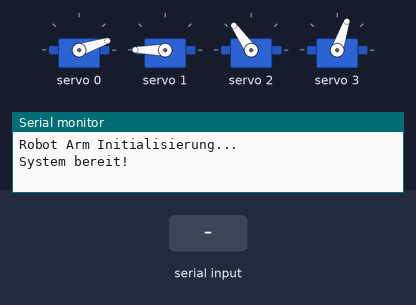
Recording of a sketch running on a simulated ESP32. On the bench: 4 × servo, the last lines printed to the serial monitor. The inputs (shaded band) are chosen by the test bench.

Above: at 2.2 s.
2.3 s: "undo\n" received over Serial
At 4.2 s:
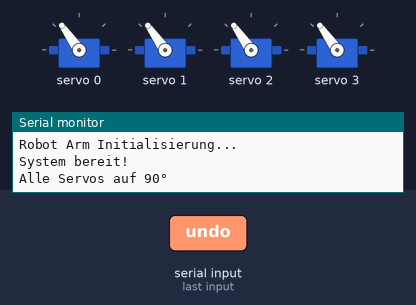
4.9 s: "start\n" received over Serial
At 5.83 s:
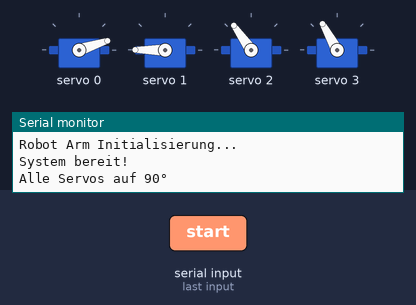
7.9 s: "all ,45\n" received over Serial
At 10.0 s:
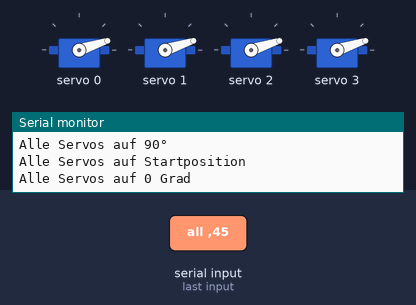
10.9 s: "basis 90\n" received over Serial
At 12.3 s:
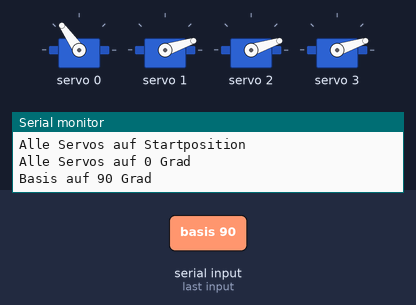
12.9 s: "gelenk1 90\n" received over Serial
At 13.8 s:
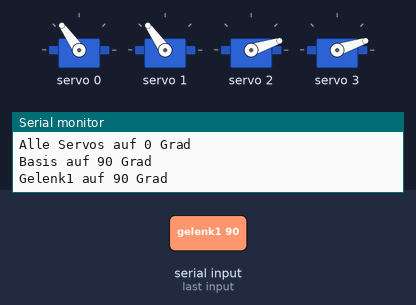
14.9 s: "all 90\n" received over Serial
At 15.35 s:
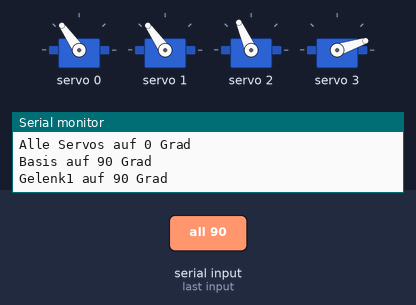
Timing chart, 0 to 17.9 s (numbered marks = the images above; inputs shaded):
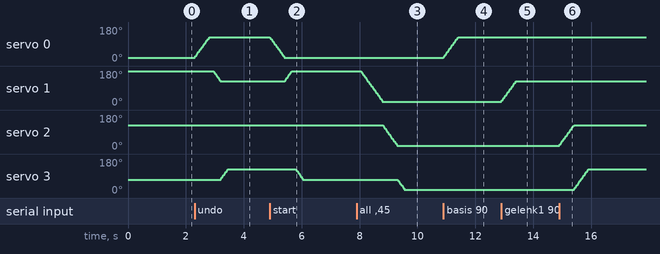

Measured:
- after the input at 2.3 s, servo 0: moves from 18° to 125° over 0.50 s, starting at once; servo 1: moves from 180° to 125° over 0.27 s, starting after 0.63 s; servo 3: moves from 71° to 125° over 0.25 s, starting after 0.90 s
- after the input at 4.9 s, servo 0: moves from 125° to 18° over 0.50 s, starting at once; servo 1: moves from 125° to 180° over 0.24 s, starting after 0.52 s; servo 3: moves from 125° to 71° over 0.25 s, starting after 0.90 s
- after the input at 7.9 s, servo 1: moves from 180° to 18° over 0.76 s, starting after 0.13 s; servo 2: moves from 125° to 18° over 0.49 s, starting after 0.91 s; servo 3: moves from 71° to 18° over 0.24 s, starting after 1.4 s
- after the input at 10.9 s, servo 0: moves from 18° to 125° over 0.50 s, starting at once
- after the input at 12.9 s, servo 1: moves from 18° to 125° over 0.50 s, starting at once
- after the input at 14.9 s, servo 2: moves from 18° to 125° over 0.52 s, starting at once; servo 3: moves from 18° to 125° over 0.49 s, starting after 0.52 s

The sketch:

ROBOT_ARM.ino
```cpp
/*
 * code2.ino - 4-Achsen Roboterarm mit ESP32 und PCA9685
 * Serielle Befehle: basis|gelenk1|gelenk2 WERT | all WERT | auf | zu | start | posi | undo | test
 */

#include <Wire.h>
#include <Adafruit_PWMServoDriver.h>

Adafruit_PWMServoDriver pwm = Adafruit_PWMServoDriver(0x40);

#define SERVOMIN  150
#define SERVOMAX  600
#define SERVO_FREQ 50

const int PORT_BASIS    = 0;
const int PORT_SCHULTER = 1;
const int PORT_ELLBOGEN = 2;
const int PORT_GREIFER  = 3;

int posBasis    = 0;
int posSchulter = 160;
int posEllbogen = 90;
int posGreifer  = 45;

int angleToTicks(int angle) {
  return map(angle, 0, 180, SERVOMIN, SERVOMAX);
}

void moveServo(int port, int &currentPos, int targetPos, int speed) {
  if (targetPos > 180) targetPos = 180;
  if (targetPos < 0)   targetPos = 0;
  if (currentPos == targetPos) return;

  while (currentPos != targetPos) {
    currentPos += (currentPos < targetPos) ? 1 : -1;
    pwm.setPWM(port, 0, angleToTicks(currentPos));
    delay(speed);
  }
}

void moveAll(int targetPos, int speed) {
  moveServo(PORT_BASIS,    posBasis,    targetPos, speed);
  moveServo(PORT_SCHULTER, posSchulter, targetPos, speed);
  moveServo(PORT_ELLBOGEN, posEllbogen, targetPos, speed);
  moveServo(PORT_GREIFER,  posGreifer,  targetPos, speed);
}

void setup() {
  Serial.begin(115200);
  Serial.println(F("Robot Arm Initialisierung..."));

  Wire.begin(21, 22);
  pwm.begin();
  pwm.setPWMFreq(SERVO_FREQ);

  pwm.setPWM(PORT_BASIS,    0, angleToTicks(posBasis));
  pwm.setPWM(PORT_SCHULTER, 0, angleToTicks(posSchulter));
  pwm.setPWM(PORT_ELLBOGEN, 0, angleToTicks(posEllbogen));
  pwm.setPWM(PORT_GREIFER,  0, angleToTicks(posGreifer));

  delay(1000);
  Serial.println(F("System bereit!"));
}

void loop() {
  if (Serial.available() <= 0) return;

  String s = Serial.readStringUntil('\n');
  s.trim();
  s.toLowerCase();

  if (s == "undo") {
    moveAll(90, 5);
    Serial.println(F("Alle Servos auf 90°"));

  } else if (s == "help") {
    Serial.println(F("Befehle: basis|gelenk1|gelenk2 WERT | all WERT | auf | zu | start | posi | undo | test"));

  } else if (s == "posi") {
    Serial.print(F("Basis: ")); Serial.print(posBasis);
    Serial.print(F(" | Gelenk1: ")); Serial.print(posSchulter);
    Serial.print(F(" | Gelenk2: ")); Serial.print(posEllbogen);
    Serial.print(F(" | Greifer: ")); Serial.println(posGreifer);

  } else if (s == "start") {
    moveServo(PORT_BASIS,    posBasis,    0, 5);
    moveServo(PORT_SCHULTER, posSchulter, 160, 5);
    moveServo(PORT_ELLBOGEN, posEllbogen, 90, 5);
    moveServo(PORT_GREIFER,  posGreifer,  45, 5);
    Serial.println(F("Alle Servos auf Startposition"));

  } else if (s.startsWith("all ")) {
    moveAll(s.substring(4).toInt(), 5);
    Serial.print(F("Alle Servos auf "));
    Serial.print(s.substring(4).toInt());
    Serial.println(F(" Grad"));

  } else if (s.startsWith("basis ")) {
    moveServo(PORT_BASIS, posBasis, s.substring(6).toInt(), 5);
    Serial.print(F("Basis auf "));
    Serial.print(s.substring(6).toInt());
    Serial.println(F(" Grad"));

  } else if (s.startsWith("gelenk1 ")) {
    moveServo(PORT_SCHULTER, posSchulter, s.substring(8).toInt(), 5);
    Serial.print(F("Gelenk1 auf "));
    Serial.print(s.substring(8).toInt());
    Serial.println(F(" Grad"));

  } else if (s.startsWith("gelenk2 ")) {
    moveServo(PORT_ELLBOGEN, posEllbogen, s.substring(8).toInt(), 5);
    Serial.print(F("Gelenk2 auf "));
    Serial.print(s.substring(8).toInt());
    Serial.println(F(" Grad"));

  } else if (s == "auf") {
    moveServo(PORT_GREIFER, posGreifer, 45, 5);
    Serial.println(F("Greifer AUF (45°)"));

  } else if (s == "zu") {
    moveServo(PORT_GREIFER, posGreifer, 140, 5);
    Serial.println(F("Greifer ZU (140°)"));

  } else if (s == "test") {
    Serial.println(F("Test: Alle Servos nacheinander 0->180->90"));
    moveServo(PORT_BASIS, posBasis, 0, 5);
    delay(300);
    moveServo(PORT_BASIS, posBasis, 180, 5);
    delay(300);
    moveServo(PORT_BASIS, posBasis, 0, 5);
    delay(300);
    moveServo(PORT_SCHULTER, posSchulter, 0, 5);
    delay(300);
    moveServo(PORT_SCHULTER, posSchulter, 90, 5);
    delay(300);
    moveServo(PORT_SCHULTER, posSchulter, 160, 5);
    delay(300);
    moveServo(PORT_ELLBOGEN, posEllbogen, 0, 5);
    delay(300);
    moveServo(PORT_ELLBOGEN, posEllbogen, 180, 5);
    delay(300);
    moveServo(PORT_ELLBOGEN, posEllbogen, 90, 5);
    delay(300);
    moveServo(PORT_GREIFER, posGreifer, 0, 5);
    delay(300);
    moveServo(PORT_GREIFER, posGreifer, 180, 5);
    delay(300);
    moveServo(PORT_GREIFER, posGreifer, 45, 5);
    Serial.println(F("=== Test fertig ==="));

  } else {
    Serial.print(F("Unbekannter Befehl: "));
    Serial.println(s);
    Serial.println("Befehle: basis|gelenk1|gelenk2 WERT | all WERT | auf | zu | start | posi | undo | test");
  }

  delay(50);
}
```
